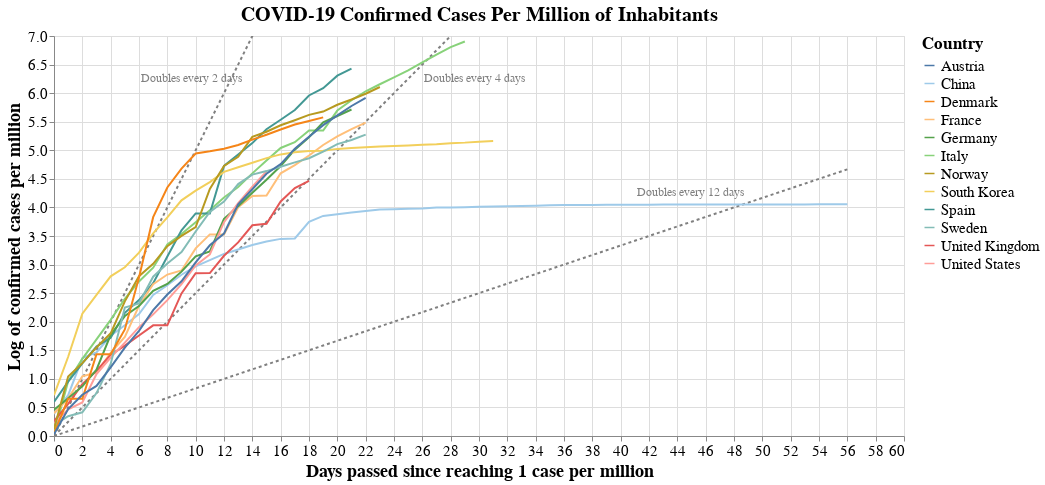

The cell this chart's notebook holds for it:
### Markdown cell above
## Covid-19 confirmed cases per million inhabitants

source: https://covid19dashboards.com/covid-compare-permillion/

### Code cell
#hide_input
# Stack data to get it to Altair dataframe format
data_countries_pc2 = data_countries_pc.copy()
for i in range(0,len(int_countries)):
    data_countries_pc2[i] = data_countries_pc2[i].reset_index()
    data_countries_pc2[i]['n_days'] = data_countries_pc2[i].index
    data_countries_pc2[i]['log_cases'] = np.log(data_countries_pc2[i]["total_cases"])
data_plot = data_countries_pc2[0]
for i in range(1, len(int_countries)):    
    data_plot = pd.concat([data_plot, data_countries_pc2[i]], axis=0)
data_plot["trend_2days"] = data_plot["n_days"]*1/2
data_plot["trend_4days"] = data_plot["n_days"]*1/4
data_plot["trend_12days"] = data_plot["n_days"]*1/12
data_plot["trend_2days_label"] = "Doubles every 2 days"
data_plot["trend_4days_label"] = "Doubles evey 4 days"
data_plot["trend_12days_label"] = "Doubles every 12 days"


# Plot it using Altair
source = data_plot

scales = alt.selection_interval(bind='scales')
#selection = alt.selection_multi(fields=['location'], bind='legend')

base = alt.Chart(source, title = "COVID-19 Confirmed Cases Per Million of Inhabitants").encode(
    x = alt.X('n_days:Q', title = "Days passed since reaching 1 case per million"),
    y = alt.Y("log_cases:Q",title = "Log of confirmed cases per million"),
    color = alt.Color('location:N', legend=alt.Legend(title="Country", labelFontSize=15, titleFontSize=17),
                     scale=alt.Scale(scheme='tableau20')),
    #opacity = alt.condition(selection, alt.value(1), alt.value(0.1))
).properties(
    width=chart_width,
    height=chart_height
)

lines = base.mark_line().add_selection(
    scales
)
# .add_selection(
#     selection
# )

trend_2d = alt.Chart(source).encode(
    x = "n_days:Q",
    y = alt.Y("trend_2days:Q",  scale=alt.Scale(domain=(0, max(data_plot["log_cases"])))),
).mark_line( strokeDash=[3,3], color="grey")

labels = pd.DataFrame([{'label': 'Doubles every 2 days', 'x_coord': 10, 'y_coord': 6},
                       {'label': 'Doubles every 4 days', 'x_coord': 30, 'y_coord': 6},
                       {'label': 'Doubles every 12 days', 'x_coord': 45, 'y_coord': 4},
                      ])
trend_label = (alt.Chart(labels)
                    .mark_text(align='left', dx=-55, dy=-15, fontSize=12, color="grey")
                    .encode(x='x_coord:Q',
                            y='y_coord:Q',
                            text='label:N')
                   )


trend_4d = alt.Chart(source).mark_line(color="grey", strokeDash=[3,3]).encode(
    x = "n_days:Q",
    y = alt.Y("trend_4days:Q",  scale=alt.Scale(domain=(0, max(data_plot["log_cases"])))),
)

trend_12d = alt.Chart(source).mark_line(color="grey", strokeDash=[3,3]).encode(
    x = "n_days:Q",
    y = alt.Y("trend_12days:Q",  scale=alt.Scale(domain=(0, max(data_plot["log_cases"])))),
)

(
(trend_2d  + trend_4d + trend_12d + trend_label + lines)
.configure_title(fontSize=20)
.configure_axis(labelFontSize=15,titleFontSize=18)
)

### Figure 1 — Vega-Lite specification as saved in the notebook (floating-point values rounded to 4 significant figures; data arrays with more than 128 entries replaced by an {"elided": "..."} marker saying what was removed)
{"$schema": "https://vega.github.io/schema/vega-lite/v3.4.0.json", "config": {"axis": {"labelFontSize": 15, "titleFontSize": 18}, "mark": {"tooltip": null}, "title": {"fontSize": 20}, "view": {"height": 300, "width": 400}}, "data": {"name": "data-1234e4a709fad09a8cf8a76101a0da9f"}, "datasets": {"data-1234e4a709fad09a8cf8a76101a0da9f": {"elided": "311 records"}, "data-7996c6aaea5fea488ffe91a5e9410eaa": [{"label": "Doubles every 2 days", "x_coord": 10, "y_coord": 6}, {"label": "Doubles every 4 days", "x_coord": 30, "y_coord": 6}, {"label": "Doubles every 12 days", "x_coord": 45, "y_coord": 4}]}, "layer": [{"encoding": {"x": {"field": "n_days", "type": "quantitative"}, "y": {"field": "trend_2days", "scale": {"domain": [0, 6.904]}, "type": "quantitative"}}, "mark": {"color": "grey", "strokeDash": [3, 3], "type": "line"}}, {"encoding": {"x": {"field": "n_days", "type": "quantitative"}, "y": {"field": "trend_4days", "scale": {"domain": [0, 6.904]}, "type": "quantitative"}}, "mark": {"color": "grey", "strokeDash": [3, 3], "type": "line"}}, {"encoding": {"x": {"field": "n_days", "type": "quantitative"}, "y": {"field": "trend_12days", "scale": {"domain": [0, 6.904]}, "type": "quantitative"}}, "mark": {"color": "grey", "strokeDash": [3, 3], "type": "line"}}, {"data": {"name": "data-7996c6aaea5fea488ffe91a5e9410eaa"}, "encoding": {"text": {"field": "label", "type": "nominal"}, "x": {"field": "x_coord", "type": "quantitative"}, "y": {"field": "y_coord", "type": "quantitative"}}, "mark": {"align": "left", "color": "grey", "dx": -55, "dy": -15, "fontSize": 12, "type": "text"}}, {"data": {"name": "data-1234e4a709fad09a8cf8a76101a0da9f"}, "encoding": {"color": {"field": "location", "legend": {"labelFontSize": 15, "title": "Country", "titleFontSize": 17}, "scale": {"scheme": "tableau20"}, "type": "nominal"}, "x": {"field": "n_days", "title": "Days passed since reaching 1 case per million", "type": "quantitative"}, "y": {"field": "log_cases", "title": "Log of confirmed cases per million", "type": "quantitative"}}, "height": 400, "mark": "line", "selection": {"selector003": {"bind": "scales", "type": "interval"}}, "title": "COVID-19 Confirmed Cases Per Million of Inhabitants", "width": 850}]}
